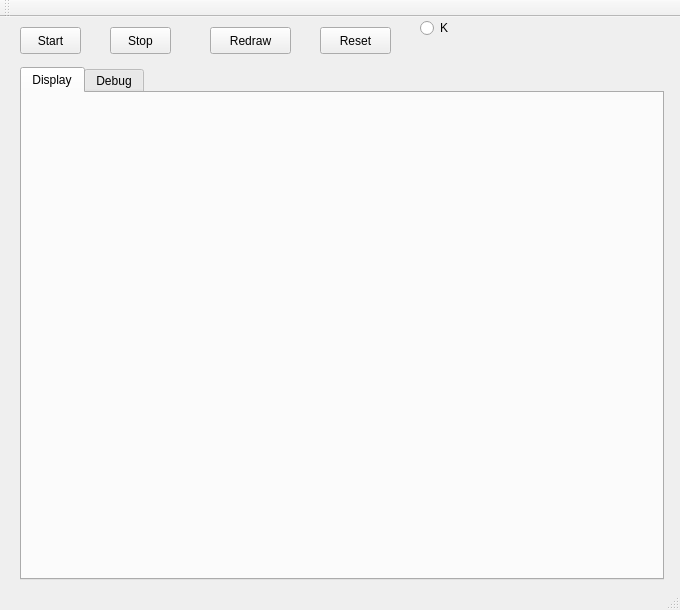
<?xml version="1.0" encoding="UTF-8"?>
<ui version="4.0">
 <class>MainWindow</class>
 <widget class="QMainWindow" name="MainWindow">
  <property name="geometry">
   <rect>
    <x>0</x>
    <y>0</y>
    <width>680</width>
    <height>610</height>
   </rect>
  </property>
  <property name="sizePolicy">
   <sizepolicy hsizetype="Preferred" vsizetype="Preferred">
    <horstretch>0</horstretch>
    <verstretch>0</verstretch>
   </sizepolicy>
  </property>
  <property name="windowTitle">
   <string>MIKSYS Simulation</string>
  </property>
  <property name="animated">
   <bool>true</bool>
  </property>
  <widget class="QWidget" name="centralWidget">
   <widget class="QPushButton" name="resetButton">
    <property name="geometry">
     <rect>
      <x>320</x>
      <y>10</y>
      <width>71</width>
      <height>27</height>
     </rect>
    </property>
    <property name="text">
     <string>Reset</string>
    </property>
   </widget>
   <widget class="QRadioButton" name="softButton">
    <property name="geometry">
     <rect>
      <x>420</x>
      <y>0</y>
      <width>51</width>
      <height>22</height>
     </rect>
    </property>
    <property name="text">
     <string>K</string>
    </property>
   </widget>
   <widget class="QWidget" name="led0" native="true">
    <property name="geometry">
     <rect>
      <x>490</x>
      <y>0</y>
      <width>21</width>
      <height>21</height>
     </rect>
    </property>
   </widget>
   <widget class="QWidget" name="led1" native="true">
    <property name="geometry">
     <rect>
      <x>530</x>
      <y>0</y>
      <width>21</width>
      <height>21</height>
     </rect>
    </property>
   </widget>
   <widget class="QWidget" name="led2" native="true">
    <property name="geometry">
     <rect>
      <x>570</x>
      <y>0</y>
      <width>21</width>
      <height>21</height>
     </rect>
    </property>
   </widget>
   <widget class="QWidget" name="led3" native="true">
    <property name="geometry">
     <rect>
      <x>610</x>
      <y>0</y>
      <width>21</width>
      <height>21</height>
     </rect>
    </property>
   </widget>
   <widget class="QTabWidget" name="tabWidget">
    <property name="geometry">
     <rect>
      <x>20</x>
      <y>50</y>
      <width>644</width>
      <height>513</height>
     </rect>
    </property>
    <property name="currentIndex">
     <number>0</number>
    </property>
    <widget class="QWidget" name="displayTab">
     <attribute name="title">
      <string>Display</string>
     </attribute>
     <widget class="MIKSYS_display" name="display" native="true">
      <property name="geometry">
       <rect>
        <x>0</x>
        <y>0</y>
        <width>640</width>
        <height>480</height>
       </rect>
      </property>
      <property name="focusPolicy">
       <enum>Qt::ClickFocus</enum>
      </property>
     </widget>
    </widget>
    <widget class="QWidget" name="debugTab">
     <attribute name="title">
      <string>Debug</string>
     </attribute>
     <widget class="QTextEdit" name="log">
      <property name="geometry">
       <rect>
        <x>10</x>
        <y>10</y>
        <width>281</width>
        <height>421</height>
       </rect>
      </property>
      <property name="readOnly">
       <bool>true</bool>
      </property>
     </widget>
     <widget class="QLineEdit" name="commandline">
      <property name="geometry">
       <rect>
        <x>10</x>
        <y>440</y>
        <width>341</width>
        <height>31</height>
       </rect>
      </property>
     </widget>
     <widget class="QTextEdit" name="info">
      <property name="geometry">
       <rect>
        <x>300</x>
        <y>10</y>
        <width>331</width>
        <height>421</height>
       </rect>
      </property>
      <property name="readOnly">
       <bool>true</bool>
      </property>
     </widget>
     <widget class="QPushButton" name="nextButton">
      <property name="geometry">
       <rect>
        <x>360</x>
        <y>440</y>
        <width>99</width>
        <height>27</height>
       </rect>
      </property>
      <property name="text">
       <string>Next</string>
      </property>
     </widget>
    </widget>
   </widget>
   <widget class="QPushButton" name="pushButton">
    <property name="geometry">
     <rect>
      <x>210</x>
      <y>10</y>
      <width>81</width>
      <height>27</height>
     </rect>
    </property>
    <property name="text">
     <string>Redraw</string>
    </property>
   </widget>
   <widget class="QPushButton" name="startButton">
    <property name="geometry">
     <rect>
      <x>20</x>
      <y>10</y>
      <width>61</width>
      <height>27</height>
     </rect>
    </property>
    <property name="text">
     <string>Start</string>
    </property>
   </widget>
   <widget class="QPushButton" name="stopButton">
    <property name="geometry">
     <rect>
      <x>110</x>
      <y>10</y>
      <width>61</width>
      <height>27</height>
     </rect>
    </property>
    <property name="text">
     <string>Stop</string>
    </property>
   </widget>
   <widget class="QLabel" name="frequency">
    <property name="geometry">
     <rect>
      <x>430</x>
      <y>30</y>
      <width>171</width>
      <height>17</height>
     </rect>
    </property>
    <property name="text">
     <string/>
    </property>
   </widget>
  </widget>
  <widget class="QMenuBar" name="menuBar">
   <property name="geometry">
    <rect>
     <x>0</x>
     <y>0</y>
     <width>680</width>
     <height>25</height>
    </rect>
   </property>
  </widget>
  <widget class="QToolBar" name="mainToolBar">
   <attribute name="toolBarArea">
    <enum>TopToolBarArea</enum>
   </attribute>
   <attribute name="toolBarBreak">
    <bool>false</bool>
   </attribute>
  </widget>
  <widget class="QStatusBar" name="statusBar"/>
 </widget>
 <layoutdefault spacing="6" margin="11"/>
 <customwidgets>
  <customwidget>
   <class>MIKSYS_display</class>
   <extends>QWidget</extends>
   <header>miksys_display.h</header>
   <container>1</container>
  </customwidget>
 </customwidgets>
 <resources/>
 <connections/>
</ui>
